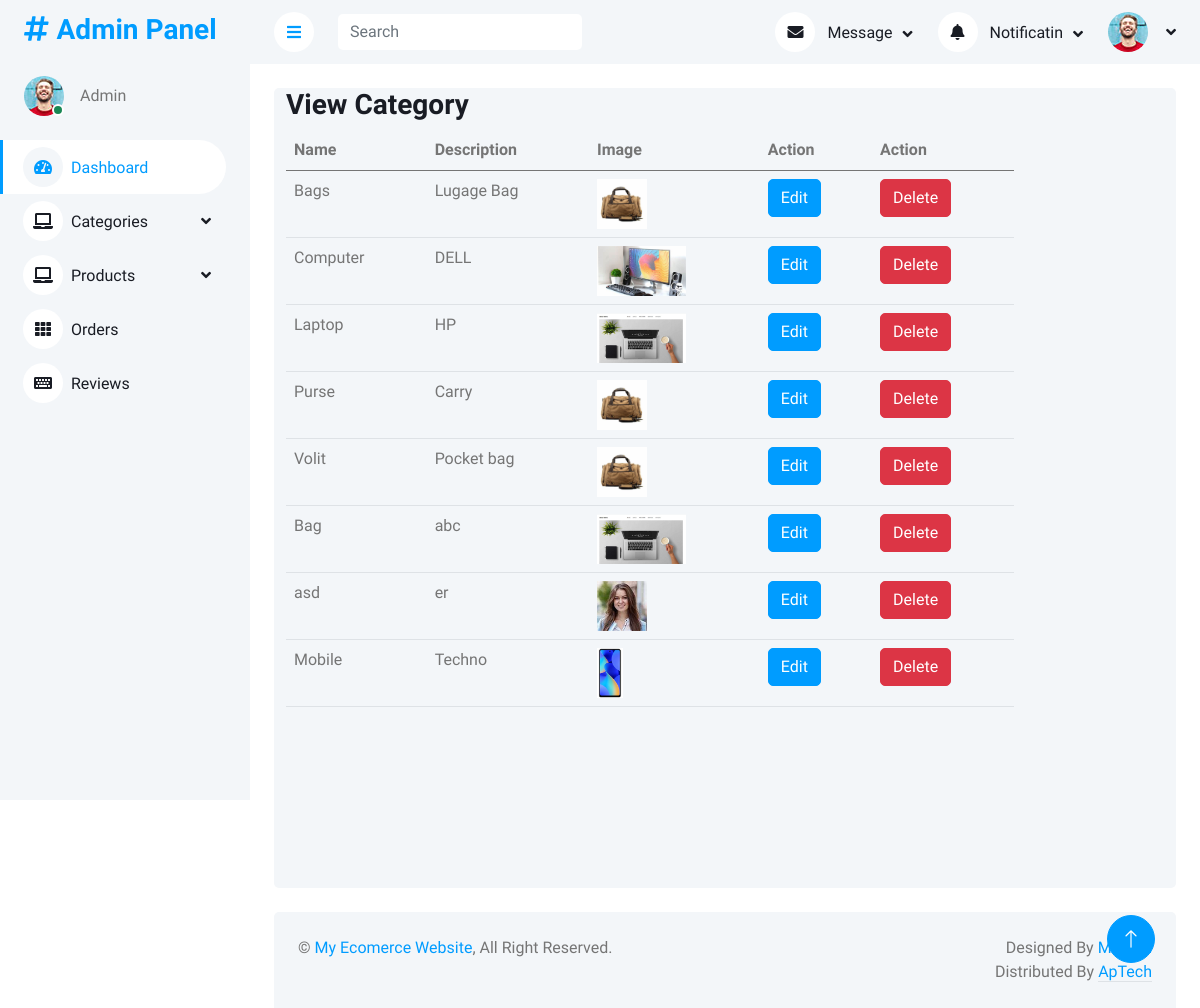
/AdminPanel/viewCategory.php, run on the app's committed database.
### tables this page shows
CREATE TABLE `categories` (
  `id` int(11) NOT NULL,
  `Name` varchar(200) DEFAULT NULL,
  `Description` varchar(500) NOT NULL,
  `image` varchar(300) NOT NULL
);

### AdminPanel/viewCategory.php (the view)
<?php
include('query.php');
include('header.php');
?>
            <div class="container-fluid pt-4 px-4">
                <div class="row vh-100 bg-light rounded mx-0">
                    <div class="col-md-10">
                        <h3>View Category</h3>
                            <table class="table">
                                <thead>
                                    <tr>
                                        <th>Name</th>
                                        <th>Description</th>
                                        <th>Image</th>
                                        <th>Action</th>
                                        <th>Action</th>
                                    </tr>
                                </thead>
                                <tbody>
                                    <?php
                                    $query = $pdo->query("select * from categories");
                                    $allCat = $query->fetchAll(PDO::FETCH_ASSOC);
                                    foreach($allCat as $category){
                                    ?>
                                    <tr>
                                        <td><?php echo $category['Name'] ?></td>
                                        <td><?php echo $category['Description'] ?></td>
                                        <td> <img height="50px" src="img/<?php echo $category['image'] ?>" alt=""> </td>
                                        <td><a href="editCat.php?id=<?php echo $category['id']?>" class="btn btn-primary">Edit</a></td>
                                        <td><a href="?cid=<?php echo $category['id']?>" class="btn btn-danger">Delete</a></td>
                                    </tr>
                                   <?php
                                   }
                                   ?>
                                </tbody>
                            </table>
            </div>
            </div>
</div>
<?php
include('footer.php');
?>

### AdminPanel/css/style.css (style rules this page uses)
:root { --primary: #009CFF; --light: #F3F6F9; --dark: #191C24; }
.btn { transition: .5s; }
.btn.btn-primary { color: #FFFFFF; }

### data on the page
categories: Name "Bags", Description "Lugage Bag", image (picture)
categories: Name "Computer", Description "DELL", image (picture)
categories: Name "Laptop", Description "HP", image (placeholder picture)
categories: Name "Purse", Description "Carry", image (picture)
categories: Name "Volit", Description "Pocket bag", image (picture)
categories: Name "Bag", Description "abc", image (placeholder picture)
categories: Name "asd", Description "er", image (picture)
categories: Name "Mobile", Description "Techno", image (picture)
